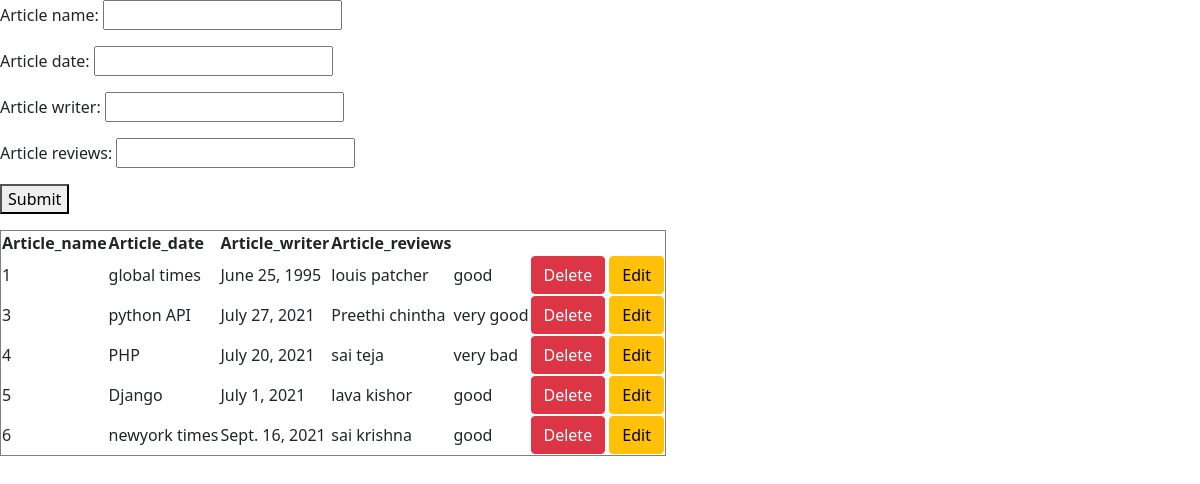
The page / on the database its author committed.
### app1/models.py (models this page shows)
class Articlemodel(models.Model):
    Article_name=models.CharField(max_length=40)
    Article_date = models.DateField()
    Article_writer = models.CharField(max_length=20)
    Article_reviews = models.CharField(max_length=30)

### app1/views.py (the view)
# urls.py: path('', views.Crud, name='crud'),
def Crud(request):
    if request.method == 'POST':
        fm = Articleform(request.POST)
        if fm.is_valid():
            Article_name = fm.cleaned_data['Article_name']
            Article_date = fm.cleaned_data['Article_date']
            Article_writer = fm.cleaned_data['Article_writer']
            Article_reviews = fm.cleaned_data['Article_reviews']
            db = Articlemodel(Article_name=Article_name,Article_date=Article_date,Article_writer=Article_writer,Article_reviews=Article_reviews)
            db.save()
            fm = Articleform()
    else:
        fm = Articleform()
    data = Articlemodel.objects.all()
    return render(request,'index.html',{'form':fm,'fetch': data})

### app1/forms.py
class Articleform(ModelForm):
    class Meta:
        model=Articlemodel
        fields='__all__'

### templates/index.html (shortened to what this page needs)
<html>
<head>
    <link href="https://cdn.jsdelivr.net/npm/bootstrap@5.0.2/dist/css/bootstrap.min.css" rel="stylesheet">
</head>
<body>
<form action="#" method="POSt">
<table border="2">
    {{ form.as_p }}
</table>
    <button>Submit</button>
</form>
<table border="1" >
    <tr style="width: 900px">
        <th>Article_name</th>
        <th>Article_date</th>
          <th>Article_writer</th>
          <th>Article_reviews</th>
    </tr>
{% for i in fetch %}
    <tr>
        <td>{{ i.id }}</td>
         <td>{{ i.Article_name }}</td>
         <td>{{ i.Article_date }}</td>
         <td>{{ i.Article_writer }}</td>
        <td>{{ i.Article_reviews }}</td>
        <th>
            <form action="{% url 'delete' i.id %}" method="POST" class="d-inline" >
                <input type="submit" class="btn btn-danger" value="Delete">
            </form>
            <a href="{% url 'update' i.id %}" class="btn btn-warning">
                Edit
            </a>
        </th>
    </tr>
     {% endfor %}
</table>
</body>
</html>

### rows shown on the page
Articlemodel: id "1", Article_name "global times", Article_date "June 25, 1995", Article_writer "louis patcher", Article_reviews "good"
Articlemodel: id "3", Article_name "python API", Article_date "July 27, 2021", Article_writer "Preethi chintha", Article_reviews "very good"
Articlemodel: id "4", Article_name "PHP", Article_date "July 20, 2021", Article_writer "sai teja", Article_reviews "very bad"
Articlemodel: id "5", Article_name "Django", Article_date "July 1, 2021", Article_writer "lava kishor", Article_reviews "good"
Articlemodel: id "6", Article_name "newyork times", Article_date "Sept. 16, 2021", Article_writer "sai krishna", Article_reviews "good"
